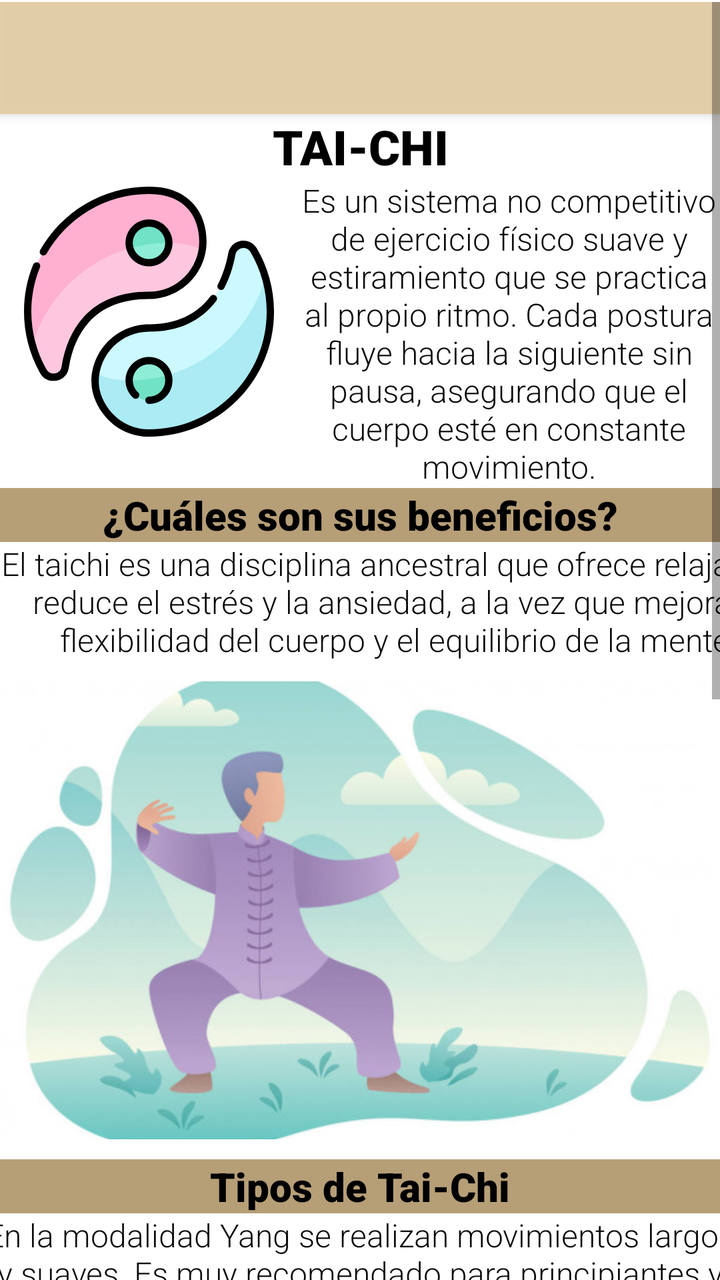
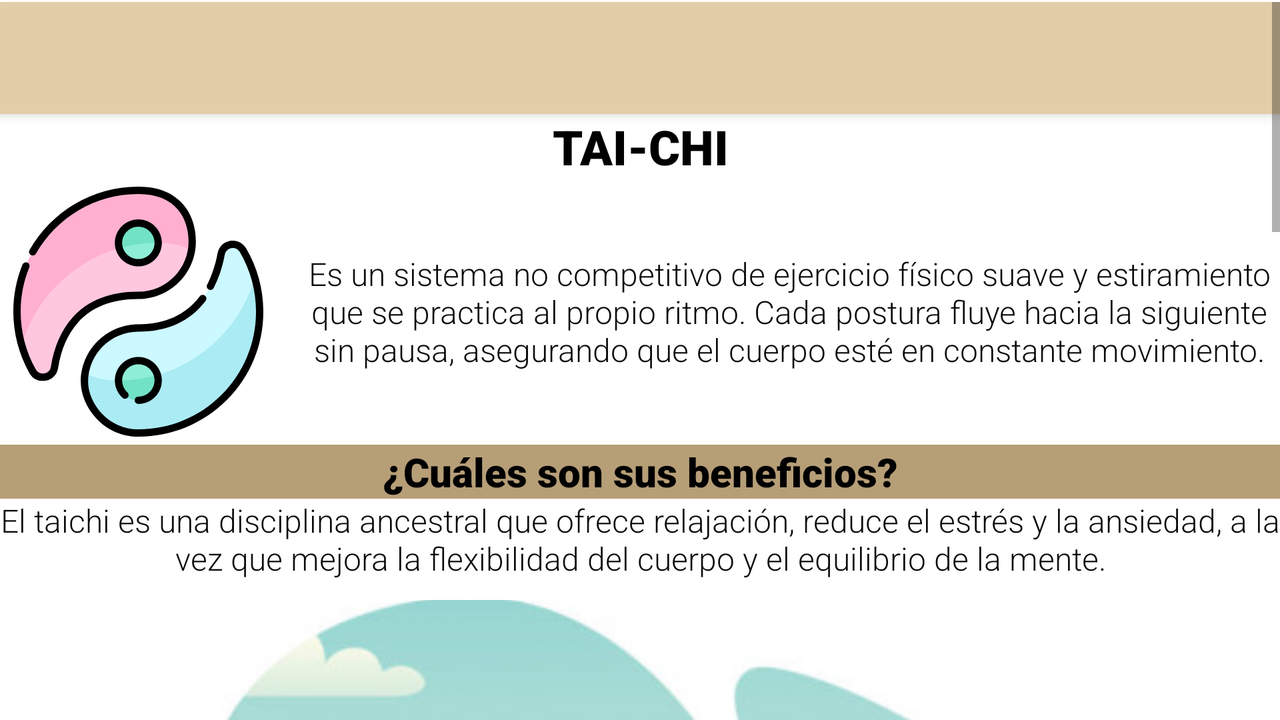

An Android layout and its configuration variant, each rendered on a device that would load it. The default file and the variant file are quoted in full after the pictures.
<!-- AndroidManifest.xml: application theme Theme.MyApplication -->
<!-- res/layout/activity_taichi.xml -->
<?xml version="1.0" encoding="utf-8"?>
<RelativeLayout xmlns:android="http://schemas.android.com/apk/res/android"
    xmlns:app="http://schemas.android.com/apk/res-auto"
    xmlns:tools="http://schemas.android.com/tools"
    android:layout_width="match_parent"
    android:layout_height="match_parent"
    android:textAlignment="center"
    tools:context=".TaichiActivity">

    <FrameLayout
        android:id="@+id/frame6"
        android:layout_width="match_parent"
        android:layout_height="match_parent"
        android:layout_alignParentTop="true"
        android:layout_marginTop="1dp"
        app:layout_behavior="@string/appbar_scrolling_view_behavior">

        <ScrollView
            android:layout_width="match_parent"
            android:layout_height="wrap_content">

            <LinearLayout
                android:layout_width="match_parent"
                android:layout_height="wrap_content"
                android:orientation="vertical">

                <LinearLayout
                    android:id="@+id/config2"
                    android:layout_width="match_parent"
                    android:layout_height="?actionBarSize"
                    android:background="#EEE4CDA7"
                    android:elevation="4dp"
                    android:orientation="vertical"
                    android:theme="@style/ThemeOverlay.AppCompat.Dark.ActionBar"
                    app:menu="@menu/configuracion"
                    app:popupTheme="@style/ThemeOverlay.AppCompat.Light"
                    app:title="Casa Serena"
                    app:titleMarginStart="40dp">

                    <ImageButton
                        android:id="@+id/conf2"
                        style="@style/Widget.App.Button.OutlinedButton.IconOnly"
                        android:layout_width="wrap_content"
                        android:layout_height="wrap_content"
                        android:layout_gravity="right"
                        android:onClick="Config11"
                        android:src="@drawable/ic_settings_black_24dp" />

                </LinearLayout>

                <TextView
                    android:id="@+id/textView4"
                    android:layout_width="match_parent"
                    android:layout_height="wrap_content"
                    android:layout_weight="1"
                    android:fontFamily="sans-serif-black"
                    android:gravity="center"
                    android:text="@string/Titulo_TC"
                    android:textAlignment="center"
                    android:textAllCaps="false"
                    android:textColor="@color/black"
                    android:textSize="24sp" />

                <LinearLayout
                    android:layout_width="match_parent"
                    android:layout_height="wrap_content"
                    android:layout_gravity="center"
                    android:layout_marginTop="0dp">

                    <ImageButton
                        android:id="@+id/fisicas"
                        style="@style/Widget.App.Button.OutlinedButton.IconOnly"
                        android:layout_width="wrap_content"
                        android:layout_height="wrap_content"
                        android:layout_gravity="left"
                        android:src="@drawable/ic_ying_yang" />

                    <TextView
                        android:id="@+id/textView10"
                        android:layout_width="240dp"
                        android:layout_height="wrap_content"
                        android:layout_gravity="center"
                        android:layout_weight="1"
                        android:fontFamily="sans-serif-light"
                        android:text="@string/Txt1_TC"
                        android:textAlignment="center"
                        android:textColor="#F5000000"
                        android:textSize="16sp" />

                </LinearLayout>

                <TextView
                    android:id="@+id/textView12"
                    android:layout_width="match_parent"
                    android:layout_height="wrap_content"
                    android:layout_weight="1"
                    android:background="#CDA58756"
                    android:fontFamily="sans-serif-black"
                    android:gravity="center"
                    android:text="@string/Sb1"
                    android:textAlignment="center"
                    android:textAllCaps="false"
                    android:textColor="@color/black"
                    android:textSize="20sp" />

                <LinearLayout
                    android:layout_width="match_parent"
                    android:layout_height="match_parent"
                    android:layout_gravity="center">

                    <TextView
                        android:layout_width="398dp"
                        android:layout_height="wrap_content"
                        android:layout_gravity="center"
                        android:fontFamily="sans-serif-light"
                        android:gravity="center"
                        android:text="@string/Txt2_TC"
                        android:textColor="#F5000000"
                        android:textSize="16sp" />
                </LinearLayout>

                <LinearLayout
                    android:layout_width="match_parent"
                    android:layout_height="match_parent"
                    android:layout_gravity="center"
                    android:layout_marginTop="10dp">

                    <ImageView
                        android:layout_width="match_parent"
                        android:layout_height="229dp"
                        android:contentDescription="Todo"
                        android:scaleType="centerCrop"
                        app:srcCompat="@drawable/tachi" />
                </LinearLayout>

                <LinearLayout
                    android:layout_width="match_parent"
                    android:layout_height="match_parent"
                    android:layout_gravity="center"
                    android:layout_marginTop="10dp"
                    android:orientation="vertical">

                    <TextView
                        android:layout_width="match_parent"
                        android:layout_height="wrap_content"
                        android:layout_gravity="center"
                        android:background="#CDA58756"
                        android:fontFamily="sans-serif-black"
                        android:gravity="center"
                        android:text="@string/Sb2_TC"
                        android:textAlignment="center"
                        android:textColor="@color/black"
                        android:textSize="20sp" />

                    <TextView
                        android:id="@+id/textView35"
                        android:layout_width="398dp"
                        android:layout_height="wrap_content"
                        android:layout_gravity="center"
                        android:layout_weight="1"
                        android:fontFamily="sans-serif-light"
                        android:gravity="center"
                        android:text="@string/Txt3_TC"
                        android:textColor="#F5000000"
                        android:textSize="16sp" />

                    <TextView
                        android:id="@+id/textView36"
                        android:layout_width="398dp"
                        android:layout_height="wrap_content"
                        android:layout_gravity="center"
                        android:layout_weight="1"
                        android:fontFamily="sans-serif-light"
                        android:gravity="center"
                        android:text="@string/Txt4_TC"
                        android:textColor="#F5000000"
                        android:textSize="16sp" />
                </LinearLayout>

                <LinearLayout
                    android:layout_width="match_parent"
                    android:layout_height="match_parent"
                    android:layout_gravity="center"
                    android:layout_marginTop="10dp">

                    <ImageView
                        android:id="@+id/imageView5"
                        android:layout_width="match_parent"
                        android:layout_height="229dp"
                        android:layout_weight="1"
                        android:contentDescription="Todo"
                        android:scaleType="fitCenter"
                        app:srcCompat="@drawable/taichi_2" />

                </LinearLayout>

                <TextView
                    android:id="@+id/textView42"
                    android:layout_width="match_parent"
                    android:layout_height="wrap_content"
                    android:layout_gravity="center"
                    android:layout_weight="1"
                    android:background="#FFFFFF"
                    android:fontFamily="sans-serif-black"
                    android:textAlignment="center"
                    android:textColor="@color/black"
                    android:textSize="18sp" />

                <TextView
                    android:id="@+id/textView43"
                    android:layout_width="match_parent"
                    android:layout_height="wrap_content"
                    android:layout_gravity="center"
                    android:layout_weight="1"
                    android:background="#FFFFFF"
                    android:fontFamily="sans-serif-black"
                    android:text="@string/TC_fin"
                    android:textAlignment="center"
                    android:textColor="@color/black"
                    android:textSize="24sp" />

                <TextView
                    android:id="@+id/textView44"
                    android:layout_width="match_parent"
                    android:layout_height="wrap_content"
                    android:layout_gravity="center"
                    android:layout_weight="1"
                    android:background="#FFFFFF"
                    android:fontFamily="sans-serif-black"
                    android:textAlignment="center"
                    android:textColor="@color/black"
                    android:textSize="18sp" />

                <TextView
                    android:id="@+id/textView45"
                    android:layout_width="match_parent"
                    android:layout_height="50dp"
                    android:layout_gravity="center"
                    android:layout_weight="1"
                    android:background="#EEE4CDA7"
                    android:fontFamily="sans-serif-black"
                    android:textAlignment="center"
                    android:textColor="@color/black"
                    android:textSize="18sp" />

            </LinearLayout>
        </ScrollView>
    </FrameLayout>
</RelativeLayout>
<!-- resources referenced by this layout -->
<resources>
  <color name="black">#FF000000</color>
  <!-- drawable ic_ying_yang: vector/xml drawable (drawable, 6023 chars, omitted) -->
  <!-- drawable tachi: jpg bitmap (drawable, 34245 bytes) -->
  <!-- drawable taichi_2: png bitmap (drawable, 58764 bytes) -->
  <string name="Sb1">¿Cuáles son sus beneficios?</string>
  <string name="Sb2_TC">Tipos de Tai-Chi</string>
  <string name="TC_fin">¡TE INVITAMOS A PARTICIPAR EN NUESTRA ACTIVIDAD DE TAI-CHI!</string>
  <string name="Titulo_TC">TAI-CHI</string>
  <string name="Txt1_TC">Es un sistema no competitivo de ejercicio físico suave y estiramiento que se practica al propio ritmo. Cada postura fluye hacia la siguiente sin pausa, asegurando que el cuerpo esté en constante movimiento.</string>
  <string name="Txt2_TC">El taichi es una disciplina ancestral que ofrece relajación, reduce el estrés y la ansiedad, a la vez que mejora la flexibilidad del cuerpo y el equilibrio de la mente.</string>
  <string name="Txt3_TC">En la modalidad Yang se realizan movimientos largos y suaves. Es muy recomendado para principiantes y personas de mayor edad.</string>
  <string name="Txt4_TC">En la modalidad Chen se pasa de la relajación al ejercicio en un solo movimiento. Es apto para personas más entrenadas en esta disciplina al exigir mayor esfuerzo físico.</string>
  <style name="Widget.App.Button.OutlinedButton.IconOnly" parent="Widget.MaterialComponents.Button.OutlinedButton">
          <item name="iconPadding">0dp</item>
          <item name="android:insetTop">0dp</item>
          <item name="android:insetBottom">0dp</item>
          <item name="android:paddingLeft">12dp</item>
          <item name="android:paddingRight">12dp</item>
          <item name="android:minWidth">48dp</item>
          <item name="android:minHeight">48dp</item>
      </style>
  <style name="Theme.MyApplication" parent="Theme.MaterialComponents.Light.NoActionBar">
          
          <item name="colorPrimary">@color/colorPrimary</item>
          <item name="colorPrimaryVariant">@color/colorPrimaryDark</item>
          <item name="colorOnPrimary">@color/white</item>
          
          <item name="colorSecondary">@color/teal_200</item>
          <item name="colorSecondaryVariant">@color/teal_700</item>
          <item name="colorOnSecondary">@color/black</item>
          
          <item name="android:statusBarColor" tools:targetApi="l">?attr/colorPrimaryVariant</item>
          
      </style>
  <color name="colorPrimary">#d8abff</color>
  <color name="colorPrimaryDark">#eb13ff</color>
  <color name="white">#FFFFFFFF</color>
  <color name="teal_200">#FF03DAC5</color>
  <color name="teal_700">#FF018786</color>
</resources>
<!-- res/layout-land/activity_taichi.xml (the repository's variant of the layout above) -->
<!-- drawn on the phone turned sideways -->
<?xml version="1.0" encoding="utf-8"?>
<RelativeLayout xmlns:android="http://schemas.android.com/apk/res/android"
    xmlns:app="http://schemas.android.com/apk/res-auto"
    xmlns:tools="http://schemas.android.com/tools"
    android:layout_width="match_parent"
    android:layout_height="match_parent"
    android:textAlignment="center"
    tools:context=".TaichiActivity">

    <FrameLayout
        android:id="@+id/frame6"
        android:layout_width="match_parent"
        android:layout_height="match_parent"
        android:layout_alignParentTop="true"
        android:layout_marginTop="1dp"
        app:layout_behavior="@string/appbar_scrolling_view_behavior">

        <ScrollView
            android:layout_width="match_parent"
            android:layout_height="wrap_content">

            <LinearLayout
                android:layout_width="match_parent"
                android:layout_height="wrap_content"
                android:orientation="vertical">

                <LinearLayout
                    android:id="@+id/config2"
                    android:layout_width="match_parent"
                    android:layout_height="?actionBarSize"
                    android:background="#EEE4CDA7"
                    android:elevation="4dp"
                    android:orientation="vertical"
                    android:theme="@style/ThemeOverlay.AppCompat.Dark.ActionBar"
                    app:menu="@menu/configuracion"
                    app:popupTheme="@style/ThemeOverlay.AppCompat.Light"
                    app:title="Casa Serena"
                    app:titleMarginStart="40dp">

                    <ImageButton
                        android:id="@+id/conf2"
                        style="@style/Widget.App.Button.OutlinedButton.IconOnly"
                        android:layout_width="wrap_content"
                        android:layout_height="wrap_content"
                        android:layout_gravity="right"
                        android:onClick="Config11"
                        android:src="@drawable/ic_settings_black_24dp" />

                </LinearLayout>

                <TextView
                    android:id="@+id/textView4"
                    android:layout_width="match_parent"
                    android:layout_height="wrap_content"
                    android:layout_weight="1"
                    android:fontFamily="sans-serif-black"
                    android:gravity="center"
                    android:text="@string/Titulo_TC"
                    android:textAlignment="center"
                    android:textAllCaps="false"
                    android:textColor="@color/black"
                    android:textSize="24sp" />

                <LinearLayout
                    android:layout_width="651dp"
                    android:layout_height="wrap_content"
                    android:layout_gravity="center"
                    android:layout_marginTop="0dp">

                    <ImageButton
                        android:id="@+id/fisicas"
                        style="@style/Widget.App.Button.OutlinedButton.IconOnly"
                        android:layout_width="wrap_content"
                        android:layout_height="wrap_content"
                        android:layout_gravity="left"
                        android:src="@drawable/ic_ying_yang" />

                    <TextView
                        android:id="@+id/textView10"
                        android:layout_width="240dp"
                        android:layout_height="wrap_content"
                        android:layout_gravity="center"
                        android:layout_weight="1"
                        android:fontFamily="sans-serif-light"
                        android:text="@string/Txt1_TC"
                        android:textAlignment="center"
                        android:textColor="#F5000000"
                        android:textSize="16sp" />

                </LinearLayout>

                <TextView
                    android:id="@+id/textView12"
                    android:layout_width="match_parent"
                    android:layout_height="wrap_content"
                    android:layout_weight="1"
                    android:background="#CDA58756"
                    android:fontFamily="sans-serif-black"
                    android:gravity="center"
                    android:text="@string/Sb1"
                    android:textAlignment="center"
                    android:textAllCaps="false"
                    android:textColor="@color/black"
                    android:textSize="20sp" />

                <LinearLayout
                    android:layout_width="645dp"
                    android:layout_height="match_parent"
                    android:layout_gravity="center">

                    <TextView
                        android:layout_width="match_parent"
                        android:layout_height="wrap_content"
                        android:layout_gravity="center"
                        android:fontFamily="sans-serif-light"
                        android:gravity="center"
                        android:text="@string/Txt2_TC"
                        android:textColor="#F5000000"
                        android:textSize="16sp" />
                </LinearLayout>

                <LinearLayout
                    android:layout_width="641dp"
                    android:layout_height="match_parent"
                    android:layout_gravity="center"
                    android:layout_marginTop="10dp">

                    <ImageView
                        android:layout_width="match_parent"
                        android:layout_height="match_parent"
                        android:contentDescription="Todo"
                        android:scaleType="centerCrop"
                        app:srcCompat="@drawable/tachi" />
                </LinearLayout>

                <LinearLayout
                    android:layout_width="776dp"
                    android:layout_height="match_parent"
                    android:layout_gravity="center"
                    android:layout_marginTop="10dp"
                    android:orientation="vertical">

                    <TextView
                        android:layout_width="767dp"
                        android:layout_height="wrap_content"
                        android:layout_gravity="center"
                        android:background="#CDA58756"
                        android:fontFamily="sans-serif-black"
                        android:gravity="center"
                        android:text="@string/Sb2_TC"
                        android:textAlignment="center"
                        android:textColor="@color/black"
                        android:textSize="20sp" />

                </LinearLayout>

                <LinearLayout
                    android:layout_width="640dp"
                    android:layout_height="191dp"
                    android:layout_gravity="center"
                    android:layout_marginTop="10dp">

                    <ImageView
                        android:id="@+id/imageView5"
                        android:layout_width="330dp"
                        android:layout_height="229dp"
                        android:layout_weight="1"
                        android:contentDescription="Todo"
                        android:scaleType="fitCenter"
                        app:srcCompat="@drawable/taichi_2" />

                    <LinearLayout
                        android:layout_width="match_parent"
                        android:layout_height="match_parent"
                        android:layout_weight="1"
                        android:orientation="vertical">

                        <TextView
                            android:id="@+id/textView36"
                            android:layout_width="457dp"
                            android:layout_height="wrap_content"
                            android:layout_gravity="center"
                            android:layout_weight="1"
                            android:fontFamily="sans-serif-light"
                            android:gravity="center"
                            android:text="@string/Txt4_TC"
                            android:textColor="#F5000000"
                            android:textSize="16sp" />

                        <TextView
                            android:id="@+id/textView35"
                            android:layout_width="458dp"
                            android:layout_height="wrap_content"
                            android:layout_gravity="center"
                            android:layout_weight="1"
                            android:fontFamily="sans-serif-light"
                            android:gravity="center"
                            android:text="@string/Txt3_TC"
                            android:textColor="#F5000000"
                            android:textSize="16sp" />
                    </LinearLayout>

                </LinearLayout>

                <TextView
                    android:id="@+id/textView42"
                    android:layout_width="match_parent"
                    android:layout_height="wrap_content"
                    android:layout_gravity="center"
                    android:layout_weight="1"
                    android:background="#FFFFFF"
                    android:fontFamily="sans-serif-black"
                    android:textAlignment="center"
                    android:textColor="@color/black"
                    android:textSize="18sp" />

                <TextView
                    android:id="@+id/textView43"
                    android:layout_width="match_parent"
                    android:layout_height="wrap_content"
                    android:layout_gravity="center"
                    android:layout_weight="1"
                    android:background="#FFFFFF"
                    android:fontFamily="sans-serif-black"
                    android:text="@string/TC_fin"
                    android:textAlignment="center"
                    android:textColor="@color/black"
                    android:textSize="24sp" />

                <TextView
                    android:id="@+id/textView44"
                    android:layout_width="match_parent"
                    android:layout_height="wrap_content"
                    android:layout_gravity="center"
                    android:layout_weight="1"
                    android:background="#FFFFFF"
                    android:fontFamily="sans-serif-black"
                    android:textAlignment="center"
                    android:textColor="@color/black"
                    android:textSize="18sp" />

                <TextView
                    android:id="@+id/textView45"
                    android:layout_width="match_parent"
                    android:layout_height="50dp"
                    android:layout_gravity="center"
                    android:layout_weight="1"
                    android:background="#EEE4CDA7"
                    android:fontFamily="sans-serif-black"
                    android:textAlignment="center"
                    android:textColor="@color/black"
                    android:textSize="18sp" />

            </LinearLayout>
        </ScrollView>
    </FrameLayout>
</RelativeLayout>
